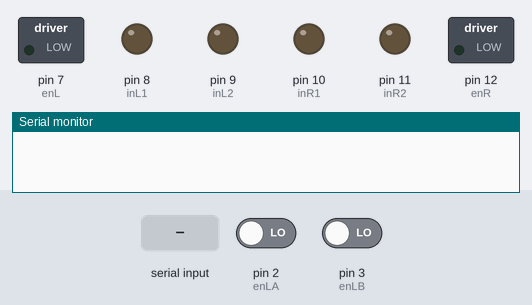
A sketch run on a simulated Arduino Uno, built with avr-gcc and run on an emulated ATmega328P. Shown: switched loads named in the sketch (green lamp = pin HIGH), output pins drawn as LEDs (lit = HIGH), the last lines printed to the serial monitor. The inputs (shaded band) are chosen by the test bench; at power-on: pin 2 (enLA) LOW, pin 3 (enLB) LOW.

Above: at 1.2 s.
1.3 s: "2" received over Serial
At 2.2 s:
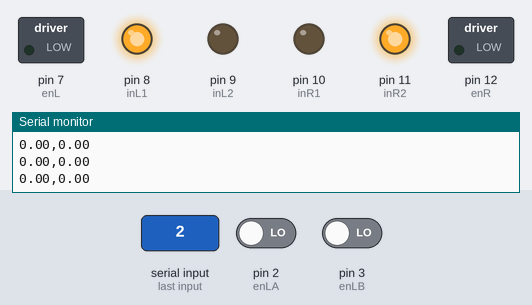
2.8 s: "3" received over Serial
At 3.4 s:
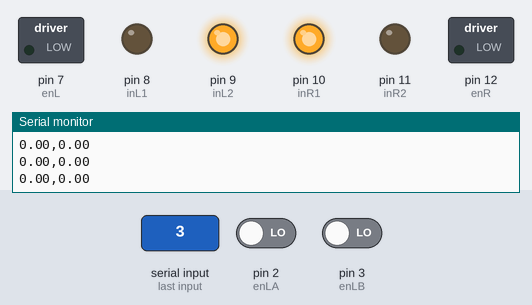
4.3 s: "4" received over Serial
At 4.6 s:
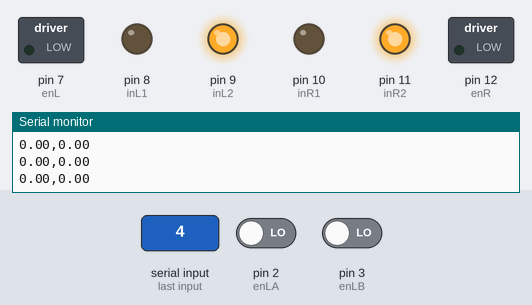
5.8 s: "5" received over Serial
At 7.0 s:
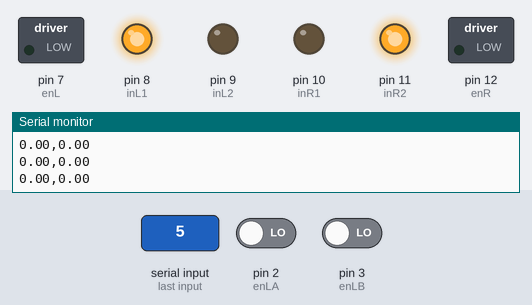
7.3 s: "0" received over Serial
At 8.2 s:
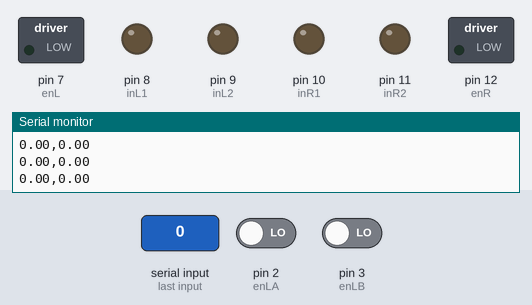
Timing chart, 0 to 9.8 s (numbered marks = the images above; inputs shaded):
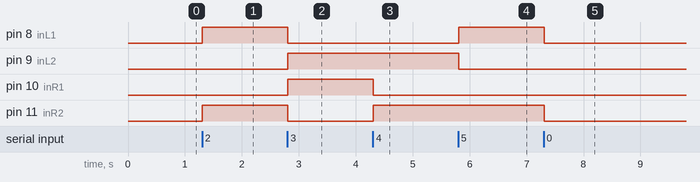

The sketch:

lidar_collect.ino
```cpp
// Motor control pins
const int enL = 7;   // PWM pin for left motor
const int inL1 = 8;  // Motor direction pin 1 for left motor
const int inL2 = 9;  // Motor direction pin 2 for left motor
const int enR = 12;  // PWM pin for right motor
const int inR1 = 10; // Motor direction pin 1 for right motor
const int inR2 = 11; // Motor direction pin 2 for right motor

// Encoder pins
const int enLA = 2;  // Encoder A pin for left motor
const int enLB = 3;  // Encoder B pin for left motor
const int enRA = 18; // Encoder A pin for right motor
const int enRB = 19; // Encoder B pin for right motor

// Control constants
const float d = 0.189;    // Distance between wheels (meters)
const float r = 0.0225; // Radius of the wheels (meters)
const float T = 1.2;      // Time step (seconds)
const float h = 0.21;     // Offset in angle calculation

// Encoder constantss
const int encoderCountsPerRevolution = 350; // 1:50 encoder with 7 pulses per revolution
const float wheelDiameter = 0.0225*2; // Diameter of the wheel in meters
//const float M_PI = 3.14159265358979323846;
const float wheelCircumference = wheelDiameter * M_PI ; // Wheel circumference

// Robot state variables
float x = 0.0;     // Current X position (meters)
float y = 0.0;     // Current Y position (meters)
float theta = 0.0; // Current orientation (radians)

// Encoder counts and speed control
volatile int leftEnCount = 0;
volatile int rightEnCount = 0;
const int K = 30;  // Adjustment factor for speed control

unsigned long previousMillis = 0;
const long interval = 100;
bool isMoving = false;
void setup() {
  Serial.begin(115200);

  // Setup encoder interrupts
  attachInterrupt(digitalPinToInterrupt(enLA), leftEnISRA, RISING);
  attachInterrupt(digitalPinToInterrupt(enLB), leftEnISRB, RISING);
  attachInterrupt(digitalPinToInterrupt(enRA), rightEnISRA, RISING);
  attachInterrupt(digitalPinToInterrupt(enRB), rightEnISRB, RISING);

  // Set all the motor control pins to outputs
  pinMode(enR, OUTPUT);
  pinMode(enL, OUTPUT);
  pinMode(inR1, OUTPUT);
  pinMode(inR2, OUTPUT);
  pinMode(inL1, OUTPUT);
  pinMode(inL2, OUTPUT);

  // Turn off motors - Initial state
  digitalWrite(inR1, LOW);
  digitalWrite(inR2, LOW);
  digitalWrite(inL1, LOW);
  digitalWrite(inL2, LOW);
}

void loop() {
  unsigned long currentMillis = millis();
  if (currentMillis - previousMillis >= interval){
    previousMillis = currentMillis;
    if (isMoving){
      calculateCoordinates();
      printCoordinates();
    }
  }
  if (Serial.available()> 0){
    char command = Serial.read();
    if (command == '2'){
      moveForward();
    }
    else if (command == '3'){
      moveBackward();
    }
    else if(command =='4'){
      turnLeft();
    }
    else if(command =='5'){
      turnRight();
    }
    else if(command =='0'){
      stop();
    }
  }
  delay(10);
}

// Function to get the current speed of the left wheel
float get_speedL() {
  // Convert encoder counts to speed in m/s
  float countsPerSecond = leftEnCount / T; // Counts per second
  float speedRPM = (countsPerSecond * 60) / encoderCountsPerRevolution; // RPM
  float speedMetersPerSecond = speedRPM * (wheelCircumference / 60); // m/s
  leftEnCount = 0; // Reset count after reading
  return speedMetersPerSecond;
}

// Function to get the current speed of the right wheel
float get_speedR() {
  // Convert encoder counts to speed in m/s
  float countsPerSecond = rightEnCount / T; // Counts per second
  float speedRPM = (countsPerSecond * 60) / encoderCountsPerRevolution; // RPM
  float speedMetersPerSecond = speedRPM * (wheelCircumference / 60); // m/s
  rightEnCount = 0; // Reset count after reading
  return speedMetersPerSecond;
}

void moveForward() {
    analogWrite(enR, 60);
    analogWrite(enL, 60);
    digitalWrite(inL1, HIGH);
    digitalWrite(inL2, LOW);
    digitalWrite(inR1, LOW);
    digitalWrite(inR2, HIGH);
    isMoving = true;
}

void moveBackward(){
    analogWrite(enR, 60);
    analogWrite(enL, 60);
    digitalWrite(inL1, LOW);
    digitalWrite(inL2, HIGH);
    digitalWrite(inR1, HIGH);
    digitalWrite(inR2, LOW);
    isMoving = true;
}
void turnLeft(){
   analogWrite(enR, 90);
   analogWrite(enL, 50);
  digitalWrite(inL1, LOW);
  digitalWrite(inL2, HIGH);
  digitalWrite(inR1, LOW);
  digitalWrite(inR2, HIGH);
  isMoving = true;

}
void turnRight() {
  analogWrite(enR, 50);
  analogWrite(enL, 90);
  digitalWrite(inL1, HIGH);
  digitalWrite(inL2, LOW);
  digitalWrite(inR1, LOW);
  digitalWrite(inR2, HIGH);
  isMoving =true;
}
// Encoder ISR for left wheel
void leftEnISRA() {
  leftEnCount++;
}

void leftEnISRB() {
  leftEnCount++;
}

// Encoder ISR for right wheel
void rightEnISRA() {
  rightEnCount++;
}

void rightEnISRB() {
  rightEnCount++;
}

// Stop the motors
void stop() {
  digitalWrite(inR1, LOW);
  digitalWrite(inR2, LOW);
  digitalWrite(inL1, LOW);
  digitalWrite(inL2, LOW);
  isMoving = false;
}

void calculateCoordinates(){
  float v1 = get_speedL();
  float v2 = get_speedR();
  x += (v1 + v2) / 2.0 * cos(theta) * T;
  y += (v1 + v2) / 2.0 * sin(theta) * T;
  theta += (v2 - v1) / d * T;

}
void printCoordinates() {
  Serial.print(x);
  Serial.print(",");
  Serial.println(y);
}
```

Measured:
- after the input at 1.3 s, pin 8 (inL1), pin 11 (inR2): LOW → HIGH at once
- after the input at 2.8 s, pin 8 (inL1), pin 11 (inR2): HIGH → LOW at once; pin 9 (inL2), pin 10 (inR1): LOW → HIGH at once
- after the input at 4.3 s, pin 10 (inR1): HIGH → LOW at once; pin 11 (inR2): LOW → HIGH at once
- after the input at 5.8 s, pin 8 (inL1): LOW → HIGH at once; pin 9 (inL2): HIGH → LOW at once
- after the input at 7.3 s, pin 8 (inL1), pin 11 (inR2): HIGH → LOW at once
